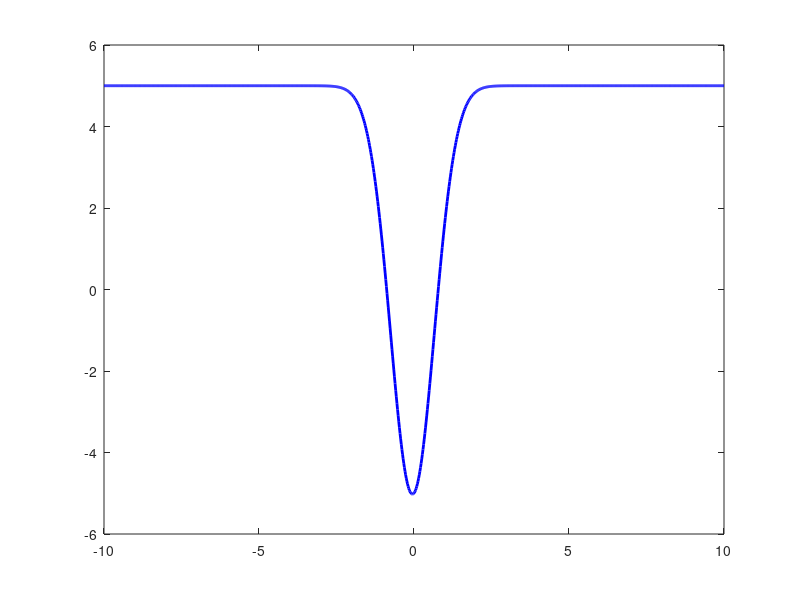

Write the MATLAB code that produced this figure. (Note: this script raises an error after producing the figure.)
% Define the function
f = @(x) (x - 10).*exp(-x.^2) + 5;

% Custom Bisection Method Function (No Sign Check)
function x_star = custom_bisection(f, x_low, x_high, epsilon, delta)
    while true
        % Step 1: Compute midpoint
        x_mid = (x_low + x_high) / 2;
        
        % Step 2: Update bounds
        if f(x_low) * f(x_mid) < 0
            x_high = x_mid; % Root lies in [x_low, x_mid]
        else
            x_low = x_mid; % Root lies in [x_mid, x_high]
        end
        
        % Step 3: Check stopping criteria
        if abs(x_high - x_low) <= epsilon * (1 + abs(x_low) + abs(x_high)) || abs(f(x_mid)) <= delta
            x_star = x_mid; % Root found
            return;
        end
    end
end

% Function to find multiple zeroes
function zeroes = find_multiple_zeroes(f, x_start, x_end, epsilon, delta, step_size)
    zeroes = []; % Array to store roots
    search_range = x_start:step_size:x_end; % Divide the range into small intervals
    
    for i = 1:(length(search_range) - 1)
        x_low = search_range(i);
        x_high = search_range(i + 1);
        
        % Check if the interval contains a potential root
        if f(x_low) * f(x_high) <= 0 % Check for sign change
            % Use the bisection method to find the root
            try
                root = custom_bisection(f, x_low, x_high, epsilon, delta);
                
                % Check if the root is already found (to avoid duplicates)
                if isempty(zeroes) || all(abs(zeroes - root) > epsilon)
                    zeroes = [zeroes; root]; % Append root to the list
                end
            catch
                % If bisection fails, continue to the next interval
                continue;
            end
        end
    end
end

% Parameters for finding zeroes
x_start = -10; % Start of the range
x_end = 10; % End of the range
epsilon = 1e-6; % Stopping criterion for interval width
delta = 1e-6; % Stopping criterion for function value
step_size = 0.5; % Step size for dividing the range

% Call the function to find multiple zeroes
zeroes = find_multiple_zeroes(f, x_start, x_end, epsilon, delta, step_size);

% Display the results
fprintf('Zeroes of the function:\n');
disp(zeroes);

% Plot the function and zeroes
x_vals = linspace(x_start, x_end, 1000);
f_vals = f(x_vals);

figure;
plot(x_vals, f_vals, 'b-', 'LineWidth', 2);
hold on;
yline(0, 'r--', 'LineWidth', 1.5); % Zero line
plot(zeroes, zeros(size(zeroes)), 'ro', 'MarkerSize', 8, 'LineWidth', 2); % Mark zeroes
xlabel('x');
ylabel('f(x)');
title('Function and Zeroes');
grid on;
legend('f(x)', 'y=0', 'Zeroes');


